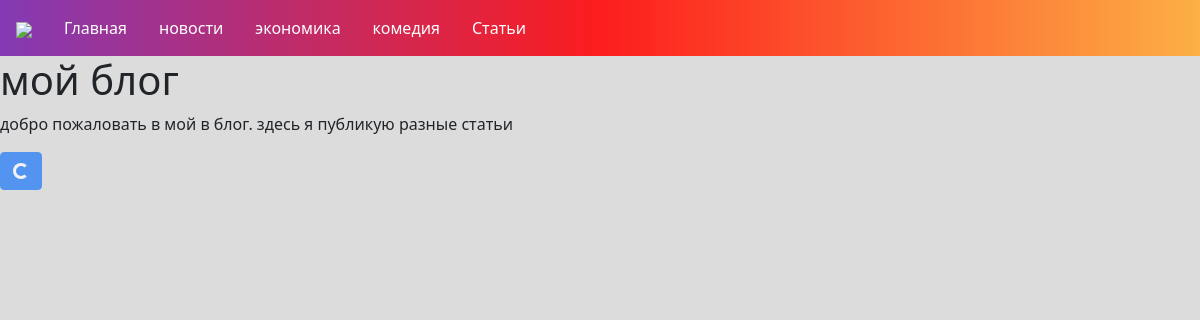
The page / on the database its author committed.
### blog/models.py (models this page shows, shortened)
class PostCategory(models.Model):
    name = models.CharField(max_length=255)
    link_name = models.CharField(max_length=255)

### blog/views.py (the view)
# urls.py: 2. Add a URL to urlpatterns:  path('', views.home, name='home')
def home(request):
    post_category = PostCategory.objects.all()
    return render(request, 'home.html',{
        'post_category': post_category
    })

### blog/templates/home.html (shortened to what this page needs)
<!DOCTYPE html>
<html lang="en">
<head>
    <link rel="stylesheet" href="/static/css/bootstrap-5.0.2-dist/css/bootstrap.css">
    <link rel="stylesheet" href="/static/css/style.css">
</head>
<body>
    {% include 'header.html' %}
    <h1> мой блог</h1>
<p>
    добро пожаловать в мой в блог.
    здесь я публикую разные статьи
</p>
<button class="btn btn-primary" type="button" disabled>
    <span class="spinner-border spinner-border-sm" role="status" aria-hidden="true"></span>
</body>
</html>

### blog/templates/header.html (shortened to what this page needs)
<header class="navbar navbar-light bg-mygradient text-white">
    <nav class="nav nav-pills">
        <span class="nav-item">
            <a href="/" class="nav-link">
                <img class="img-profile" src="/static/py.png" width="48">
            </a>
        </span>
        <span class="nav-item">
            <a href="/" class="nav-link">Главная</a>
        </span>
        {% for category in post_category %}
            <span class="nav-item">
                <a href="/posts/category/{{ category.id }}" class="nav-link">{{ category.name }}</a>
            </span>
        {% endfor %}
        <span class="nav-item">
            <a href="/posts" class="nav-link">Статьи</a>
        </span>
    </nav>
</header>

### blog/static/css/style.css (style rules this page uses)
body { background-color: gainsboro; }
.text-white .nav-link { color: white; }
.bg-mygradient { background: linear-gradient(90deg, rgba(131,58,180,1) 0%, rgba(253,29,29,1) 50%, rgba(252,176,69,1) 100%) }

### rows shown on the page
PostCategory: name "новости"
PostCategory: name "экономика"
PostCategory: name "комедия"
